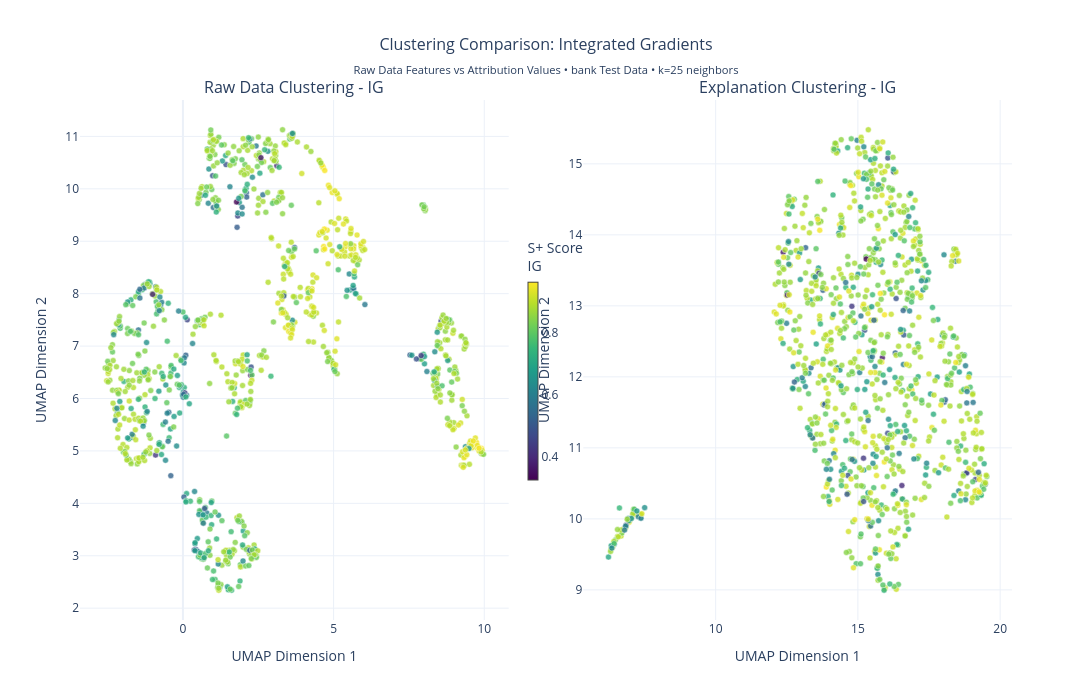
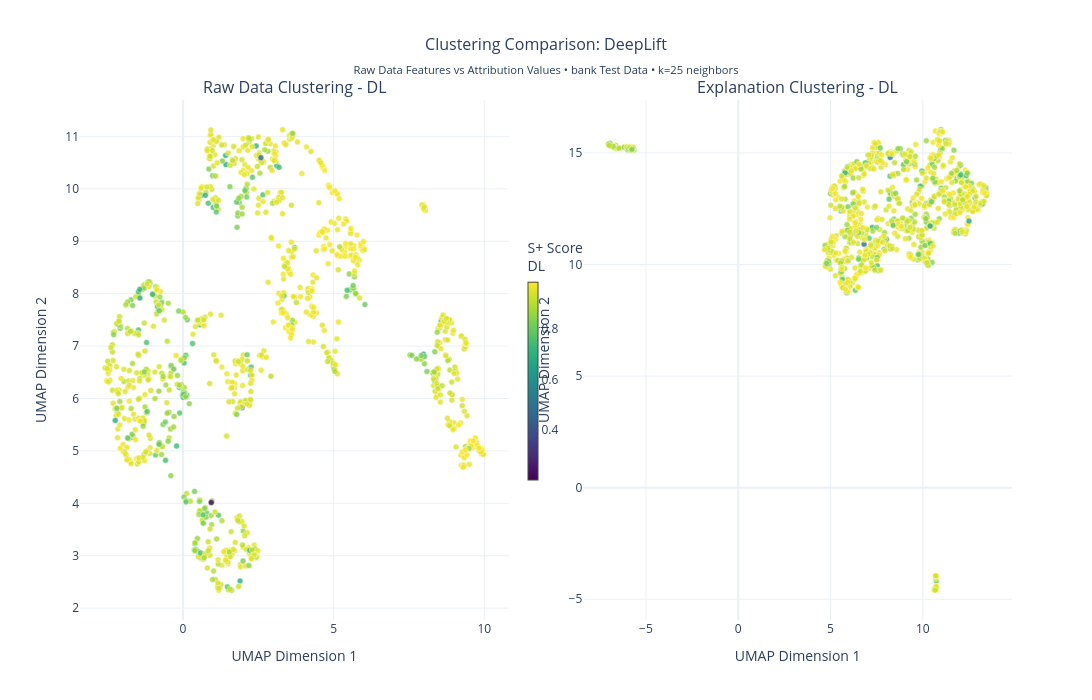
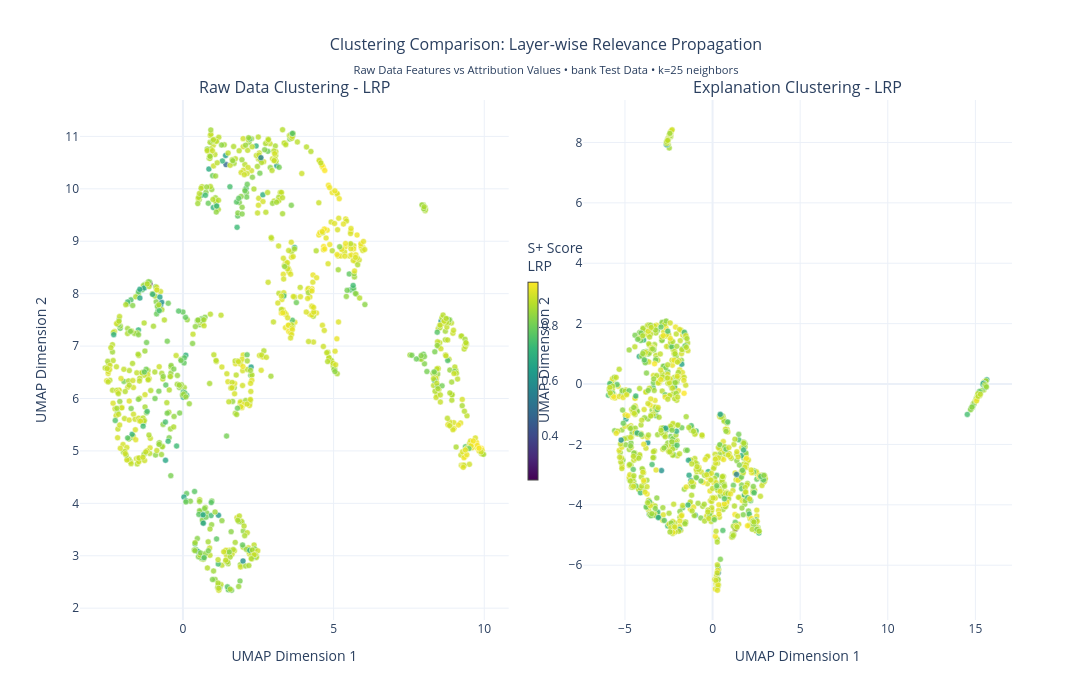
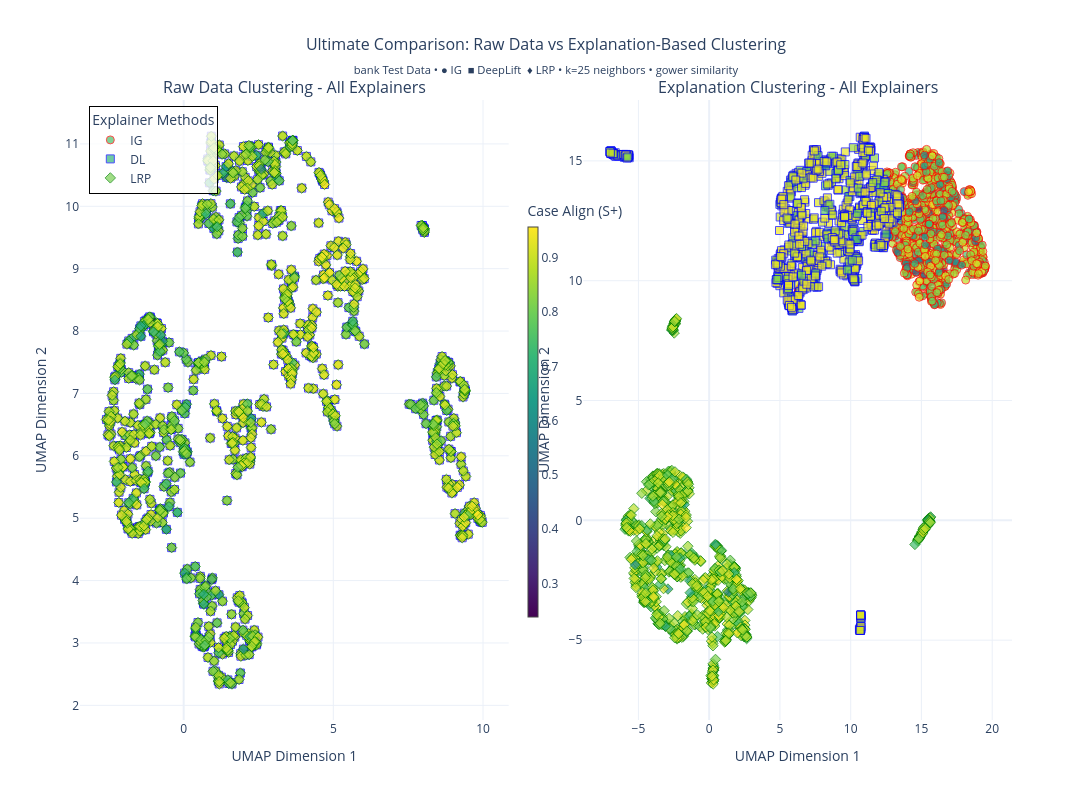

Here is the notebook cell these charts were saved with, in order:
### Markdown cell above
## Visualization: Case Align Scores in UMAP Space

**What are we visualizing?**
- **Data**: Adult dataset samples (45,222 total: train + validation + test)
- **Explanations**: Integrated Gradients from Captum (feature importance for each prediction)  
- **S+ Scores**: Case alignment robustness measure comparing explanation similarity within neighborhoods
- **UMAP**: 2D projection preserving local neighborhood structure from original 12 features

**Interpretation:**
- **Dark colors (low S+)**: Explanations differ from similar samples → potentially unreliable
- **Bright colors (high S+)**: Explanations align with similar samples → more robust

### Code cell
# Create UMAP visualizations comparing RAW DATA vs EXPLANATION-based clustering
print("Creating UMAP visualizations - RAW DATA vs EXPLANATION-BASED clustering comparison...")
print("="*90)

# First, create individual plots for each explainer showing BOTH approaches side-by-side
for explainer_id in embedding_dfs_raw.keys():
    explainer_name = explainer_names.get(explainer_id, f'Explainer{explainer_id}')
    explainer_full_name = explainer_full_names.get(explainer_id, 'Unknown')
    
    print(f"\n📊 Creating comparison plots for {explainer_name} ({explainer_full_name})")
    
    # Create subplot figure with raw data vs explanations side-by-side
    from plotly.subplots import make_subplots
    
    fig = make_subplots(
        rows=1, cols=2,
        subplot_titles=(f'Raw Data Clustering - {explainer_name}', f'Explanation Clustering - {explainer_name}'),
        horizontal_spacing=0.08
    )
    
    # Raw data plot (left)
    embedding_df_raw = embedding_dfs_raw[explainer_id]
    fig.add_trace(
        go.Scatter(
            x=embedding_df_raw['umap_x'],
            y=embedding_df_raw['umap_y'],
            mode='markers',
            marker=dict(
                size=6,
                color=embedding_df_raw['S_plus'],
                colorscale='Viridis',
                opacity=0.8,
                line=dict(width=0.5, color='white'),
                colorbar=dict(
                    title=f"S+ Score<br>{explainer_name}",
                    thickness=10,
                    len=0.5,
                    x=0.47  # Position between subplots
                )
            ),
            text=embedding_df_raw.apply(
                lambda row: f"S+ Score: {row['S_plus']:.4f}<br>" +
                           f"Clustering: Raw Data Features<br>" +
                           f"Explainer: {row['explainer_name']}<br>" +
                           f"Class: {row['label']}<br>" +
                           f"UMAP: ({row['umap_x']:.2f}, {row['umap_y']:.2f})", 
                axis=1
            ),
            hovertemplate="%{text}<extra></extra>",
            name="Raw Data",
            showlegend=False
        ),
        row=1, col=1
    )
    
    # Explanation plot (right)
    embedding_df_expl = embedding_dfs_expl[explainer_id]
    fig.add_trace(
        go.Scatter(
            x=embedding_df_expl['umap_x'],
            y=embedding_df_expl['umap_y'],
            mode='markers',
            marker=dict(
                size=6,
                color=embedding_df_expl['S_plus'],
                colorscale='Viridis',
                opacity=0.8,
                line=dict(width=0.5, color='white'),
                showscale=False  # Don't show second colorbar
            ),
            text=embedding_df_expl.apply(
                lambda row: f"S+ Score: {row['S_plus']:.4f}<br>" +
                           f"Clustering: Attribution Values<br>" +
                           f"Explainer: {row['explainer_name']}<br>" +
                           f"Class: {row['label']}<br>" +
                           f"UMAP: ({row['umap_x']:.2f}, {row['umap_y']:.2f})", 
                axis=1
            ),
            hovertemplate="%{text}<extra></extra>",
            name="Explanations",
            showlegend=False
        ),
        row=1, col=2
    )
    
    # Update layout
    fig.update_layout(
        title=dict(
            text=f"Clustering Comparison: {explainer_full_name}<br>" +
                 f"<sub>Raw Data Features vs Attribution Values • {DATASET} Test Data • k={K} neighbors</sub>",
            x=0.5,
            font=dict(size=16)
        ),
        width=1600,
        height=700,
        template='plotly_white',
        font=dict(size=12)
    )
    
    # Update axes labels
    fig.update_xaxes(title_text="UMAP Dimension 1", row=1, col=1)
    fig.update_xaxes(title_text="UMAP Dimension 1", row=1, col=2)
    fig.update_yaxes(title_text="UMAP Dimension 2", row=1, col=1)
    fig.update_yaxes(title_text="UMAP Dimension 2", row=1, col=2)
    
    fig.show()
    
    # Print comparison statistics
    print(f"   📈 {explainer_name} Comparison Statistics:")
    raw_stats = embedding_df_raw['S_plus'].describe()
    expl_stats = embedding_df_expl['S_plus'].describe()
    print(f"      S+ scores are identical (same case align calculation): {raw_stats['mean']:.4f} ± {raw_stats['std']:.4f}")
    
    # Calculate spatial correlation between approaches
    from scipy.stats import pearsonr
    raw_coords = embedding_df_raw[['umap_x', 'umap_y']].values
    expl_coords = embedding_df_expl[['umap_x', 'umap_y']].values
    
    # Calculate coordinate correlations
    x_corr, x_p = pearsonr(raw_coords[:, 0], expl_coords[:, 0])
    y_corr, y_p = pearsonr(raw_coords[:, 1], expl_coords[:, 1])
    
    print(f"      Spatial correlation between approaches:")
    print(f"        X-axis: r = {x_corr:.3f} (p = {x_p:.3e})")
    print(f"        Y-axis: r = {y_corr:.3f} (p = {y_p:.3e})")
    
    # Interpret correlation
    if abs(x_corr) > 0.7 and abs(y_corr) > 0.7:
        similarity = "Very similar"
    elif abs(x_corr) > 0.5 and abs(y_corr) > 0.5:
        similarity = "Moderately similar"
    elif abs(x_corr) > 0.3 or abs(y_corr) > 0.3:
        similarity = "Somewhat different"
    else:
        similarity = "Very different"
    
    print(f"        Interpretation: {similarity} spatial arrangements")

print(f"\n" + "="*90)
print(f"📊 COMBINED VISUALIZATION: ALL EXPLAINERS - CLUSTERING APPROACH COMPARISON")
print(f"="*90)

# Create mega-comparison: All explainers with both clustering approaches
fig_mega = make_subplots(
    rows=1, cols=2,
    subplot_titles=('Raw Data Clustering - All Explainers', 'Explanation Clustering - All Explainers'),
    horizontal_spacing=0.08
)

# Define marker symbols and colors for explainers
marker_symbols = {0: 'circle', 1: 'square', 2: 'diamond'}
marker_colors = {0: 'red', 1: 'blue', 2: 'green'}

# Raw data approach (left subplot)
for explainer_id, embedding_df_raw in embedding_dfs_raw.items():
    explainer_name = explainer_names.get(explainer_id, f'Explainer{explainer_id}')
    
    fig_mega.add_trace(
        go.Scatter(
            x=embedding_df_raw['umap_x'],
            y=embedding_df_raw['umap_y'],
            mode='markers',
            marker=dict(
                size=8,
                symbol=marker_symbols[explainer_id],
                color=embedding_df_raw['S_plus'],
                colorscale='Viridis',
                opacity=0.7,
                line=dict(width=1, color=marker_colors[explainer_id]),
                colorbar=dict(
                    title="Case Align (S+)",
                    thickness=10,
                    len=0.7,
                    x=0.47
                ) if explainer_id == 2 else None  # Show colorbar only once
            ),
            text=embedding_df_raw.apply(
                lambda row: f"S+ Score: {row['S_plus']:.4f}<br>" +
                           f"Clustering: Raw Data<br>" +
                           f"Explainer: {row['explainer_name']}<br>" +
                           f"Class: {row['label']}<br>" +
                           f"UMAP: ({row['umap_x']:.2f}, {row['umap_y']:.2f})", 
                axis=1
            ),
            hovertemplate="%{text}<extra></extra>",
            name=f"{explainer_name}",
            legendgroup="raw",
            showlegend=True
        ),
        row=1, col=1
    )

# Explanation approach (right subplot)  
for explainer_id, embedding_df_expl in embedding_dfs_expl.items():
    explainer_name = explainer_names.get(explainer_id, f'Explainer{explainer_id}')
    
    fig_mega.add_trace(
        go.Scatter(
            x=embedding_df_expl['umap_x'],
            y=embedding_df_expl['umap_y'],
            mode='markers',
            marker=dict(
                size=8,
                symbol=marker_symbols[explainer_id],
                color=embedding_df_expl['S_plus'],
                colorscale='Viridis',
                opacity=0.7,
                line=dict(width=1, color=marker_colors[explainer_id]),
                showscale=False
            ),
            text=embedding_df_expl.apply(
                lambda row: f"S+ Score: {row['S_plus']:.4f}<br>" +
                           f"Clustering: Explanations<br>" +
                           f"Explainer: {row['explainer_name']}<br>" +
                           f"Class: {row['label']}<br>" +
                           f"UMAP: ({row['umap_x']:.2f}, {row['umap_y']:.2f})", 
                axis=1
            ),
            hovertemplate="%{text}<extra></extra>",
            name=f"{explainer_name}",
            legendgroup="expl",
            showlegend=False  # Don't duplicate legend
        ),
        row=1, col=2
    )

# Update mega layout
fig_mega.update_layout(
    title=dict(
        text=f"Ultimate Comparison: Raw Data vs Explanation-Based Clustering<br>" +
             f"<sub>{DATASET} Test Data • ● IG  ■ DeepLift  ♦ LRP • k={K} neighbors • {SIM_METRIC} similarity</sub>",
        x=0.5,
        font=dict(size=16)
    ),
    width=1600,
    height=800,
    template='plotly_white',
    font=dict(size=12),
    legend=dict(
        title="Explainer Methods",
        yanchor="top",
        y=0.99,
        xanchor="left",
        x=0.01,
        bgcolor="rgba(255,255,255,0.8)",
        bordercolor="Black",
        borderwidth=1
    )
)

# Update axes
fig_mega.update_xaxes(title_text="UMAP Dimension 1", row=1, col=1)
fig_mega.update_xaxes(title_text="UMAP Dimension 1", row=1, col=2) 
fig_mega.update_yaxes(title_text="UMAP Dimension 2", row=1, col=1)
fig_mega.update_yaxes(title_text="UMAP Dimension 2", row=1, col=2)

fig_mega.show()

print(f"✅ All clustering comparison visualizations created!")
print(f"\n📋 Visualization Summary:")
print(f"   • Individual comparisons: 3 explainers × 2 approaches = 6 plots")
print(f"   • Combined mega-comparison: Raw vs Explanation clustering")
print(f"   • Left panels: Clustering based on raw 12 adult features")
print(f"   • Right panels: Clustering based on attribution/explanation values")
print(f"   • Same S+ scores (robustness) but different spatial arrangements")

print(f"\n💡 Key Research Questions Addressed:")
print(f"   🔍 Do samples with similar features cluster the same as samples with similar explanations?")
print(f"   📊 How does explanation method affect clustering patterns?") 
print(f"   🎯 Are robustness patterns preserved across different clustering approaches?")
print(f"   🚀 Which clustering approach better reveals explanation quality patterns?")

### Figure 1 — Plotly figure (JSON) as saved in the notebook; plotly's stock layout.template omitted (floating-point values rounded to 4 significant figures; data arrays with more than 128 entries replaced by an {"elided": "..."} marker saying what was removed)
{"data": [{"hovertemplate": "%{text}<extra></extra>", "marker": {"color": {"elided": "1000 float values"}, "colorbar": {"len": 0.5, "thickness": 10, "title": {"text": "S+ Score<br>IG"}, "x": 0.47}, "colorscale": [[0, "#440154"], [0.1111, "#482878"], [0.2222, "#3e4989"], [0.3333, "#31688e"], [0.4444, "#26828e"], [0.5556, "#1f9e89"], [0.6667, "#35b779"], [0.7778, "#6ece58"], [0.8889, "#b5de2b"], [1, "#fde725"]], "line": {"color": "white", "width": 0.5}, "opacity": 0.8, "size": 6}, "mode": "markers", "name": "Raw Data", "showlegend": false, "text": {"elided": "1000 str values"}, "type": "scatter", "x": {"elided": "1000 float values"}, "xaxis": "x", "y": {"elided": "1000 float values"}, "yaxis": "y"}, {"hovertemplate": "%{text}<extra></extra>", "marker": {"color": {"elided": "1000 float values"}, "colorscale": [[0, "#440154"], [0.1111, "#482878"], [0.2222, "#3e4989"], [0.3333, "#31688e"], [0.4444, "#26828e"], [0.5556, "#1f9e89"], [0.6667, "#35b779"], [0.7778, "#6ece58"], [0.8889, "#b5de2b"], [1, "#fde725"]], "line": {"color": "white", "width": 0.5}, "opacity": 0.8, "showscale": false, "size": 6}, "mode": "markers", "name": "Explanations", "showlegend": false, "text": {"elided": "1000 str values"}, "type": "scatter", "x": {"elided": "1000 float values"}, "xaxis": "x2", "y": {"elided": "1000 float values"}, "yaxis": "y2"}], "layout": {"annotations": [{"font": {"size": 16}, "showarrow": false, "text": "Raw Data Clustering - IG", "x": 0.23, "xanchor": "center", "xref": "paper", "y": 1, "yanchor": "bottom", "yref": "paper"}, {"font": {"size": 16}, "showarrow": false, "text": "Explanation Clustering - IG", "x": 0.77, "xanchor": "center", "xref": "paper", "y": 1, "yanchor": "bottom", "yref": "paper"}], "font": {"size": 12}, "height": 700, "title": {"font": {"size": 16}, "text": "Clustering Comparison: Integrated Gradients<br><sub>Raw Data Features vs Attribution Values • bank Test Data • k=25 neighbors</sub>", "x": 0.5}, "width": 1600, "xaxis": {"anchor": "y", "domain": [0, 0.46], "title": {"text": "UMAP Dimension 1"}}, "xaxis2": {"anchor": "y2", "domain": [0.54, 1], "title": {"text": "UMAP Dimension 1"}}, "yaxis": {"anchor": "x", "domain": [0, 1], "title": {"text": "UMAP Dimension 2"}}, "yaxis2": {"anchor": "x2", "domain": [0, 1], "title": {"text": "UMAP Dimension 2"}}}}

### Figure 2 — Plotly figure (JSON) as saved in the notebook; plotly's stock layout.template omitted (floating-point values rounded to 4 significant figures; data arrays with more than 128 entries replaced by an {"elided": "..."} marker saying what was removed)
{"data": [{"hovertemplate": "%{text}<extra></extra>", "marker": {"color": {"elided": "1000 float values"}, "colorbar": {"len": 0.5, "thickness": 10, "title": {"text": "S+ Score<br>DL"}, "x": 0.47}, "colorscale": [[0, "#440154"], [0.1111, "#482878"], [0.2222, "#3e4989"], [0.3333, "#31688e"], [0.4444, "#26828e"], [0.5556, "#1f9e89"], [0.6667, "#35b779"], [0.7778, "#6ece58"], [0.8889, "#b5de2b"], [1, "#fde725"]], "line": {"color": "white", "width": 0.5}, "opacity": 0.8, "size": 6}, "mode": "markers", "name": "Raw Data", "showlegend": false, "text": {"elided": "1000 str values"}, "type": "scatter", "x": {"elided": "1000 float values"}, "xaxis": "x", "y": {"elided": "1000 float values"}, "yaxis": "y"}, {"hovertemplate": "%{text}<extra></extra>", "marker": {"color": {"elided": "1000 float values"}, "colorscale": [[0, "#440154"], [0.1111, "#482878"], [0.2222, "#3e4989"], [0.3333, "#31688e"], [0.4444, "#26828e"], [0.5556, "#1f9e89"], [0.6667, "#35b779"], [0.7778, "#6ece58"], [0.8889, "#b5de2b"], [1, "#fde725"]], "line": {"color": "white", "width": 0.5}, "opacity": 0.8, "showscale": false, "size": 6}, "mode": "markers", "name": "Explanations", "showlegend": false, "text": {"elided": "1000 str values"}, "type": "scatter", "x": {"elided": "1000 float values"}, "xaxis": "x2", "y": {"elided": "1000 float values"}, "yaxis": "y2"}], "layout": {"annotations": [{"font": {"size": 16}, "showarrow": false, "text": "Raw Data Clustering - DL", "x": 0.23, "xanchor": "center", "xref": "paper", "y": 1, "yanchor": "bottom", "yref": "paper"}, {"font": {"size": 16}, "showarrow": false, "text": "Explanation Clustering - DL", "x": 0.77, "xanchor": "center", "xref": "paper", "y": 1, "yanchor": "bottom", "yref": "paper"}], "font": {"size": 12}, "height": 700, "title": {"font": {"size": 16}, "text": "Clustering Comparison: DeepLift<br><sub>Raw Data Features vs Attribution Values • bank Test Data • k=25 neighbors</sub>", "x": 0.5}, "width": 1600, "xaxis": {"anchor": "y", "domain": [0, 0.46], "title": {"text": "UMAP Dimension 1"}}, "xaxis2": {"anchor": "y2", "domain": [0.54, 1], "title": {"text": "UMAP Dimension 1"}}, "yaxis": {"anchor": "x", "domain": [0, 1], "title": {"text": "UMAP Dimension 2"}}, "yaxis2": {"anchor": "x2", "domain": [0, 1], "title": {"text": "UMAP Dimension 2"}}}}

### Figure 3 — Plotly figure (JSON) as saved in the notebook; plotly's stock layout.template omitted (floating-point values rounded to 4 significant figures; data arrays with more than 128 entries replaced by an {"elided": "..."} marker saying what was removed)
{"data": [{"hovertemplate": "%{text}<extra></extra>", "marker": {"color": {"elided": "1000 float values"}, "colorbar": {"len": 0.5, "thickness": 10, "title": {"text": "S+ Score<br>LRP"}, "x": 0.47}, "colorscale": [[0, "#440154"], [0.1111, "#482878"], [0.2222, "#3e4989"], [0.3333, "#31688e"], [0.4444, "#26828e"], [0.5556, "#1f9e89"], [0.6667, "#35b779"], [0.7778, "#6ece58"], [0.8889, "#b5de2b"], [1, "#fde725"]], "line": {"color": "white", "width": 0.5}, "opacity": 0.8, "size": 6}, "mode": "markers", "name": "Raw Data", "showlegend": false, "text": {"elided": "1000 str values"}, "type": "scatter", "x": {"elided": "1000 float values"}, "xaxis": "x", "y": {"elided": "1000 float values"}, "yaxis": "y"}, {"hovertemplate": "%{text}<extra></extra>", "marker": {"color": {"elided": "1000 float values"}, "colorscale": [[0, "#440154"], [0.1111, "#482878"], [0.2222, "#3e4989"], [0.3333, "#31688e"], [0.4444, "#26828e"], [0.5556, "#1f9e89"], [0.6667, "#35b779"], [0.7778, "#6ece58"], [0.8889, "#b5de2b"], [1, "#fde725"]], "line": {"color": "white", "width": 0.5}, "opacity": 0.8, "showscale": false, "size": 6}, "mode": "markers", "name": "Explanations", "showlegend": false, "text": {"elided": "1000 str values"}, "type": "scatter", "x": {"elided": "1000 float values"}, "xaxis": "x2", "y": {"elided": "1000 float values"}, "yaxis": "y2"}], "layout": {"annotations": [{"font": {"size": 16}, "showarrow": false, "text": "Raw Data Clustering - LRP", "x": 0.23, "xanchor": "center", "xref": "paper", "y": 1, "yanchor": "bottom", "yref": "paper"}, {"font": {"size": 16}, "showarrow": false, "text": "Explanation Clustering - LRP", "x": 0.77, "xanchor": "center", "xref": "paper", "y": 1, "yanchor": "bottom", "yref": "paper"}], "font": {"size": 12}, "height": 700, "title": {"font": {"size": 16}, "text": "Clustering Comparison: Layer-wise Relevance Propagation<br><sub>Raw Data Features vs Attribution Values • bank Test Data • k=25 neighbors</sub>", "x": 0.5}, "width": 1600, "xaxis": {"anchor": "y", "domain": [0, 0.46], "title": {"text": "UMAP Dimension 1"}}, "xaxis2": {"anchor": "y2", "domain": [0.54, 1], "title": {"text": "UMAP Dimension 1"}}, "yaxis": {"anchor": "x", "domain": [0, 1], "title": {"text": "UMAP Dimension 2"}}, "yaxis2": {"anchor": "x2", "domain": [0, 1], "title": {"text": "UMAP Dimension 2"}}}}

### Figure 4 — Plotly figure (JSON) as saved in the notebook; plotly's stock layout.template omitted (floating-point values rounded to 4 significant figures; data arrays with more than 128 entries replaced by an {"elided": "..."} marker saying what was removed)
{"data": [{"hovertemplate": "%{text}<extra></extra>", "legendgroup": "raw", "marker": {"color": {"elided": "1000 float values"}, "colorscale": [[0, "#440154"], [0.1111, "#482878"], [0.2222, "#3e4989"], [0.3333, "#31688e"], [0.4444, "#26828e"], [0.5556, "#1f9e89"], [0.6667, "#35b779"], [0.7778, "#6ece58"], [0.8889, "#b5de2b"], [1, "#fde725"]], "line": {"color": "red", "width": 1}, "opacity": 0.7, "size": 8, "symbol": "circle"}, "mode": "markers", "name": "IG", "showlegend": true, "text": {"elided": "1000 str values"}, "type": "scatter", "x": {"elided": "1000 float values"}, "xaxis": "x", "y": {"elided": "1000 float values"}, "yaxis": "y"}, {"hovertemplate": "%{text}<extra></extra>", "legendgroup": "raw", "marker": {"color": {"elided": "1000 float values"}, "colorscale": [[0, "#440154"], [0.1111, "#482878"], [0.2222, "#3e4989"], [0.3333, "#31688e"], [0.4444, "#26828e"], [0.5556, "#1f9e89"], [0.6667, "#35b779"], [0.7778, "#6ece58"], [0.8889, "#b5de2b"], [1, "#fde725"]], "line": {"color": "blue", "width": 1}, "opacity": 0.7, "size": 8, "symbol": "square"}, "mode": "markers", "name": "DL", "showlegend": true, "text": {"elided": "1000 str values"}, "type": "scatter", "x": {"elided": "1000 float values"}, "xaxis": "x", "y": {"elided": "1000 float values"}, "yaxis": "y"}, {"hovertemplate": "%{text}<extra></extra>", "legendgroup": "raw", "marker": {"color": {"elided": "1000 float values"}, "colorbar": {"len": 0.7, "thickness": 10, "title": {"text": "Case Align (S+)"}, "x": 0.47}, "colorscale": [[0, "#440154"], [0.1111, "#482878"], [0.2222, "#3e4989"], [0.3333, "#31688e"], [0.4444, "#26828e"], [0.5556, "#1f9e89"], [0.6667, "#35b779"], [0.7778, "#6ece58"], [0.8889, "#b5de2b"], [1, "#fde725"]], "line": {"color": "green", "width": 1}, "opacity": 0.7, "size": 8, "symbol": "diamond"}, "mode": "markers", "name": "LRP", "showlegend": true, "text": {"elided": "1000 str values"}, "type": "scatter", "x": {"elided": "1000 float values"}, "xaxis": "x", "y": {"elided": "1000 float values"}, "yaxis": "y"}, {"hovertemplate": "%{text}<extra></extra>", "legendgroup": "expl", "marker": {"color": {"elided": "1000 float values"}, "colorscale": [[0, "#440154"], [0.1111, "#482878"], [0.2222, "#3e4989"], [0.3333, "#31688e"], [0.4444, "#26828e"], [0.5556, "#1f9e89"], [0.6667, "#35b779"], [0.7778, "#6ece58"], [0.8889, "#b5de2b"], [1, "#fde725"]], "line": {"color": "red", "width": 1}, "opacity": 0.7, "showscale": false, "size": 8, "symbol": "circle"}, "mode": "markers", "name": "IG", "showlegend": false, "text": {"elided": "1000 str values"}, "type": "scatter", "x": {"elided": "1000 float values"}, "xaxis": "x2", "y": {"elided": "1000 float values"}, "yaxis": "y2"}, {"hovertemplate": "%{text}<extra></extra>", "legendgroup": "expl", "marker": {"color": {"elided": "1000 float values"}, "colorscale": [[0, "#440154"], [0.1111, "#482878"], [0.2222, "#3e4989"], [0.3333, "#31688e"], [0.4444, "#26828e"], [0.5556, "#1f9e89"], [0.6667, "#35b779"], [0.7778, "#6ece58"], [0.8889, "#b5de2b"], [1, "#fde725"]], "line": {"color": "blue", "width": 1}, "opacity": 0.7, "showscale": false, "size": 8, "symbol": "square"}, "mode": "markers", "name": "DL", "showlegend": false, "text": {"elided": "1000 str values"}, "type": "scatter", "x": {"elided": "1000 float values"}, "xaxis": "x2", "y": {"elided": "1000 float values"}, "yaxis": "y2"}, {"hovertemplate": "%{text}<extra></extra>", "legendgroup": "expl", "marker": {"color": {"elided": "1000 float values"}, "colorscale": [[0, "#440154"], [0.1111, "#482878"], [0.2222, "#3e4989"], [0.3333, "#31688e"], [0.4444, "#26828e"], [0.5556, "#1f9e89"], [0.6667, "#35b779"], [0.7778, "#6ece58"], [0.8889, "#b5de2b"], [1, "#fde725"]], "line": {"color": "green", "width": 1}, "opacity": 0.7, "showscale": false, "size": 8, "symbol": "diamond"}, "mode": "markers", "name": "LRP", "showlegend": false, "text": {"elided": "1000 str values"}, "type": "scatter", "x": {"elided": "1000 float values"}, "xaxis": "x2", "y": {"elided": "1000 float values"}, "yaxis": "y2"}], "layout": {"annotations": [{"font": {"size": 16}, "showarrow": false, "text": "Raw Data Clustering - All Explainers", "x": 0.23, "xanchor": "center", "xref": "paper", "y": 1, "yanchor": "bottom", "yref": "paper"}, {"font": {"size": 16}, "showarrow": false, "text": "Explanation Clustering - All Explainers", "x": 0.77, "xanchor": "center", "xref": "paper", "y": 1, "yanchor": "bottom", "yref": "paper"}], "font": {"size": 12}, "height": 800, "legend": {"bgcolor": "rgba(255,255,255,0.8)", "bordercolor": "Black", "borderwidth": 1, "title": {"text": "Explainer Methods"}, "x": 0.01, "xanchor": "left", "y": 0.99, "yanchor": "top"}, "title": {"font": {"size": 16}, "text": "Ultimate Comparison: Raw Data vs Explanation-Based Clustering<br><sub>bank Test Data • ● IG  ■ DeepLift  ♦ LRP • k=25 neighbors • gower similarity</sub>", "x": 0.5}, "width": 1600, "xaxis": {"anchor": "y", "domain": [0, 0.46], "title": {"text": "UMAP Dimension 1"}}, "xaxis2": {"anchor": "y2", "domain": [0.54, 1], "title": {"text": "UMAP Dimension 1"}}, "yaxis": {"anchor": "x", "domain": [0, 1], "title": {"text": "UMAP Dimension 2"}}, "yaxis2": {"anchor": "x2", "domain": [0, 1], "title": {"text": "UMAP Dimension 2"}}}}
